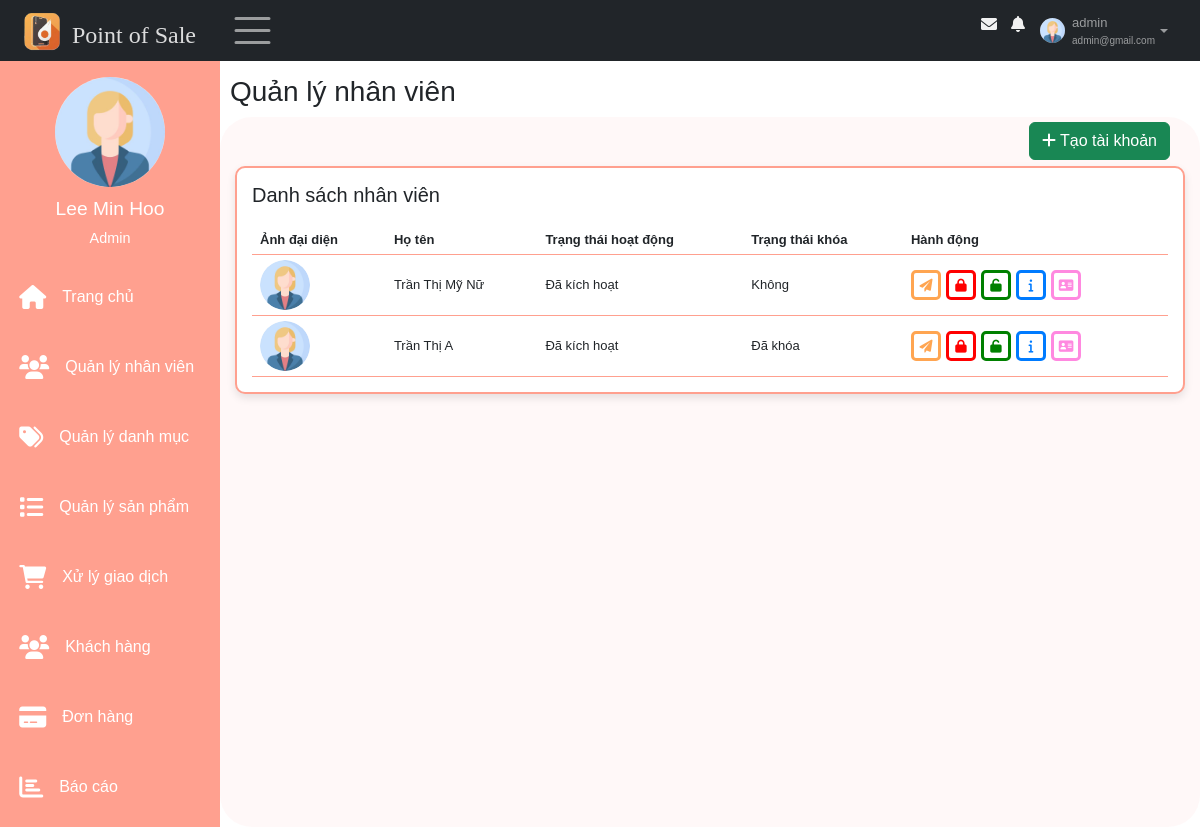
/views/index.php?sidebar=quanlynhanvien (signed in), run on an earlier commit of the app's database.
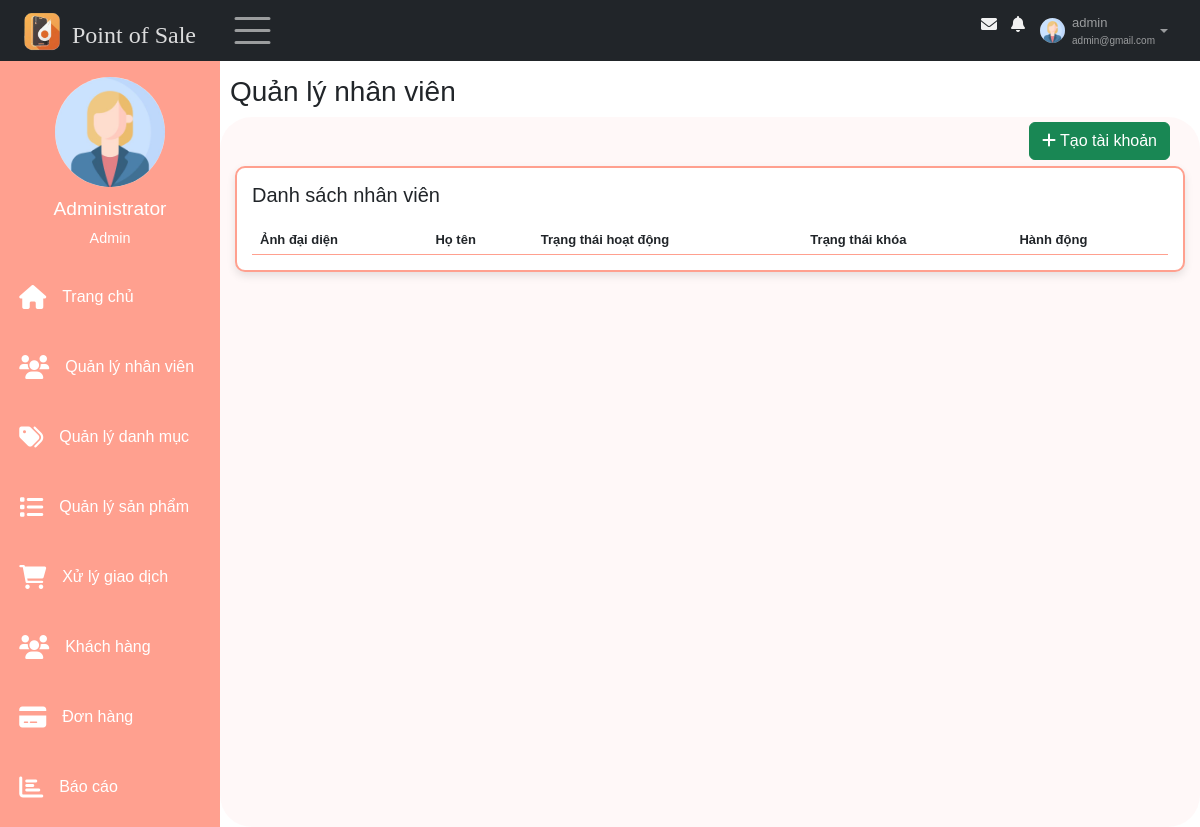
And on a later commit of the database.
### tables this page shows
CREATE TABLE `taikhoan` (
  `id` int(11) NOT NULL,
  `id_nhanvien` int(11) NOT NULL,
  `username` varchar(30) NOT NULL,
  `password` varchar(30) NOT NULL,
  `role` enum('Admin','Nhân viên') NOT NULL,
  `trangthai_hd` tinyint(1) NOT NULL,
  `activate_token` varchar(10) DEFAULT NULL,
  `expire_time` int(11) DEFAULT NULL,
  `pass_changed` tinyint(1) DEFAULT NULL,
  `trangthai_khoa` tinyint(1) NOT NULL DEFAULT 0
);

CREATE TABLE `nhanvien` (
  `id` int(11) NOT NULL,
  `hoten` varchar(50) NOT NULL,
  `email` varchar(100) NOT NULL,
  `gioitinh` enum('Nữ','Nam') DEFAULT NULL,
  `sdt` varchar(11) DEFAULT NULL,
  `ngaysinh` date DEFAULT NULL,
  `diachi` varchar(100) DEFAULT NULL,
  `img` varchar(50) DEFAULT NULL
);

### models/quanlyhoso/getProfileNV.php (called while the page is built, shortened)
<?php
    $conn = connectDB();
    if (isset($_GET["id_detail"])) {
        $id = $_GET["id_detail"];
    } else {
        $id = $_SESSION["id"];
    }
    if(empty($_SESSION["id"])) {
        header("Location: ../index.php");
        exit();
    }else{
        $sql = "SELECT nhanvien.*, taikhoan.trangthai_khoa, taikhoan.role FROM nhanvien, taikhoan WHERE nhanvien.id = taikhoan.id_nhanvien AND nhanvien.id =" . $id;
    }
    $result = $conn->query($sql);
    if ($result->num_rows > 0) {
        $row = $result->fetch_assoc();
        $profile_img = $row["img"]??"";
    }
?>

### models/nhanvien/DsNV.php (the view, shortened to what this page needs)
<?php
    $conn = connectDB();
    $sql = "SELECT * FROM taikhoan, nhanvien WHERE taikhoan.id_nhanvien=nhanvien.id AND taikhoan.role = 'Nhân viên'";
    $result = $conn->query($sql);
    if ($result->num_rows > 0) {
        while($row = $result->fetch_assoc()) {
            $img = $row["img"];
            $name = $row["hoten"];
            $activated = $row["trangthai_hd"];
            $status_lock = $row["trangthai_khoa"];
            if ($activated == 1) {
                $activated = "Đã kích hoạt";
            } else if ($activated == 0) {
                $activated = "Chưa kích hoạt";
            }
            if ($status_lock == 0) {
                $status_lock = "Không";
            } else if ($status_lock == 1) {
                $status_lock = "Đã khóa";
            }
            echo "<tr>";
            echo "<td><img src='../models/quanlyhoso/imagesNV/" .$img. "' alt='Avatar' id='avatar'></td>";
            echo "<td>" .$name. "</td>";
            echo "<td>" .$activated. "</td>";
            echo "<td>" .$status_lock. "</td>";
            echo "<td>
                <div class='action'>
                <a class='bt btn-sendEmail' href='index.php?sidebar=quanlynhanvien&token_send=" .$row['activate_token']. "'><i class='fa fa-paper-plane-o'></i></a>
                <a class='bt btn-lock' href='index.php?sidebar=quanlynhanvien&token_lock=" .$row['activate_token']. "'><i class='fa fa-lock'></i></a>
                <a class='bt btn-unlock' href='index.php?sidebar=quanlynhanvien&token_unlock=" .$row['activate_token']. "'><i class='fa fa-unlock'></i></a>
                <a class='bt btn-detail' href='index.php?nav=hoso&id_detail=" .$row['id_nhanvien']. "'><i class='fa fa-info'></i></a>
                <a class='bt btn-viewSale' href='index.php?sidebar=quanlynhanvien&id_view=" .$row['id_nhanvien']. "'><i class='fa fa-vcard-o'></i></a>
                </div>
            </td>
            </tr>";
        }
    }
?>

### views/pages/main/sidebar.php (shortened to what this page needs)
<div class="sidebar"  id="mySidebar" >
    <div class="sidebar-user">
        <img src="../models/quanlyhoso/imagesNV/<?=$profile_img?>" height = "70px"  width = "70px" alt = "">
            <div>
                <h3><?=$_SESSION['tennv']?></h3>
                <span><?=$_SESSION['role']?></span>
        </div>
    </div>
    <div class="sidebar-menu">
        <ul >
            <li class="item">
                <a class="link" href="index.php">
                    <span class = "fa fa-home"></span>
                    <p class="item-sidebar">Trang chủ</p>
                </a>
            </li>
            <?php
                if ($_SESSION['role'] == 'Admin') {
                    ?>
                    <li class="item">
                        <a class="link" href="index.php?sidebar=quanlynhanvien">
                            <span class = "fa fa-users"></span>
                            <p class="item-sidebar">Quản lý nhân viên</p>
                        </a>
                    </li>
                <?php
            }?>
            <li class="item">
                <a class="link" href="index.php?sidebar=quanlydanhmuc">
                    <span class = "fa fa-tags"></span>
                    <p class="item-sidebar">Quản lý danh mục</p>
                </a>
            </li>
            <li class="item">
                <a class="link" href="index.php?sidebar=quanlysanpham">
                    <span class = "fa fa-list"></span>
                    <p class="item-sidebar">Quản lý sản phẩm</p>
                </a>
            </li>
            <li class="item">
                <a class="link" href="index.php?sidebar=giaodich">
                    <span class = "fa fa-shopping-cart"></span>
                    <p class="item-sidebar">Xử lý giao dịch</p>
                </a>
            </li>
            <li class="item">
                <a class="link" href="index.php?sidebar=khachhang">
                    <span class = "fa fa-users"></span>
                    <p class="item-sidebar">Khách hàng</p>
                </a>
            </li>
            <li class="item">
                <a class="link" href="index.php?sidebar=donhang">
                    <span class = "fa fa-credit-card"></span>
                    <p class="item-sidebar">Đơn hàng</p>
                </a>
            </li>
            <li class="item">
                <a class="link" href="index.php?sidebar=baocao">
                    <span class = "fa fa-bar-chart"></span>
                    <p class="item-sidebar">Báo cáo</p>
                </a>
            </li>
        </ul>
    </div>
</div>

What changed in the data, as far as the page shows it:
removed taikhoan: id_nhanvien.img (placeholder picture), id_nhanvien.hoten "Trần Thị Mỹ Nữ", trangthai_hd "Đã kích hoạt", trangthai_khoa "Không"
removed taikhoan: id_nhanvien.img (placeholder picture), id_nhanvien.hoten "Trần Thị A", trangthai_hd "Đã kích hoạt", trangthai_khoa "Đã khóa"
Also different on the page:
$_SESSION['tennv']: "Lee Min Hoo" → "Administrator"
